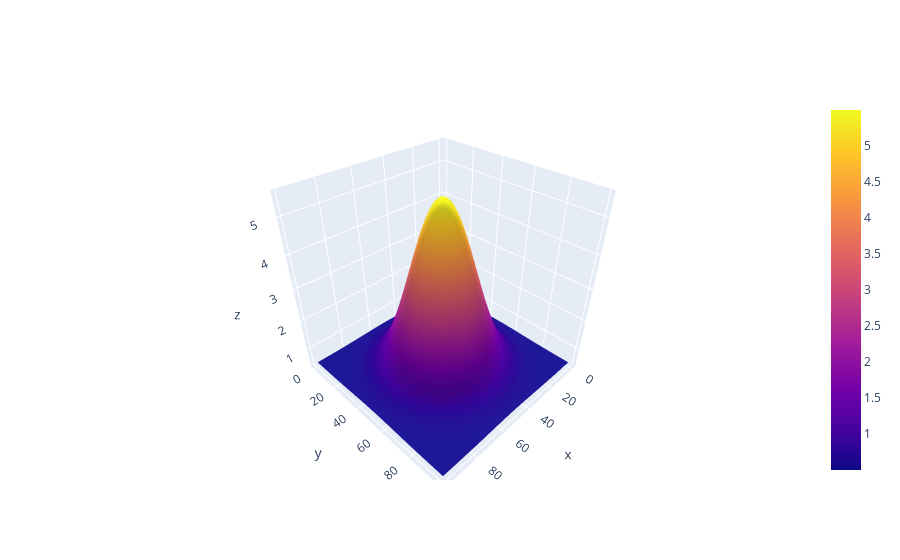
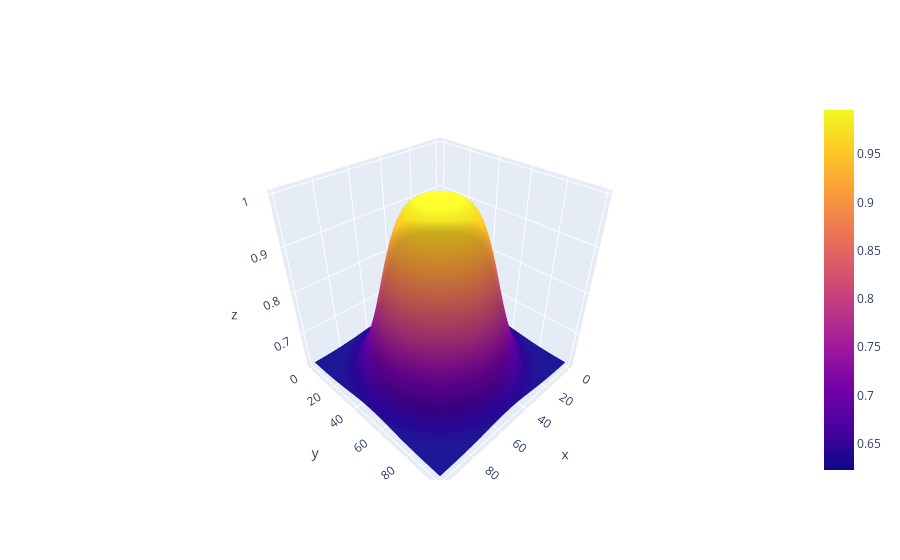

These figures' notebook cell, in order:
### Code cell
plot_gaussian_py(5)

### Figure 1 — Plotly figure (JSON) as saved in the notebook; plotly's stock layout.template omitted (floating-point values rounded to 4 significant figures; data arrays with more than 128 entries replaced by an {"elided": "..."} marker saying what was removed)
{"data": [{"type": "surface", "z": {"elided": "100x100 float values"}}], "layout": {}}

### Figure 2 — Plotly figure (JSON) as saved in the notebook; plotly's stock layout.template omitted (floating-point values rounded to 4 significant figures; data arrays with more than 128 entries replaced by an {"elided": "..."} marker saying what was removed)
{"data": [{"type": "surface", "z": {"elided": "100x100 float values"}}], "layout": {}}
